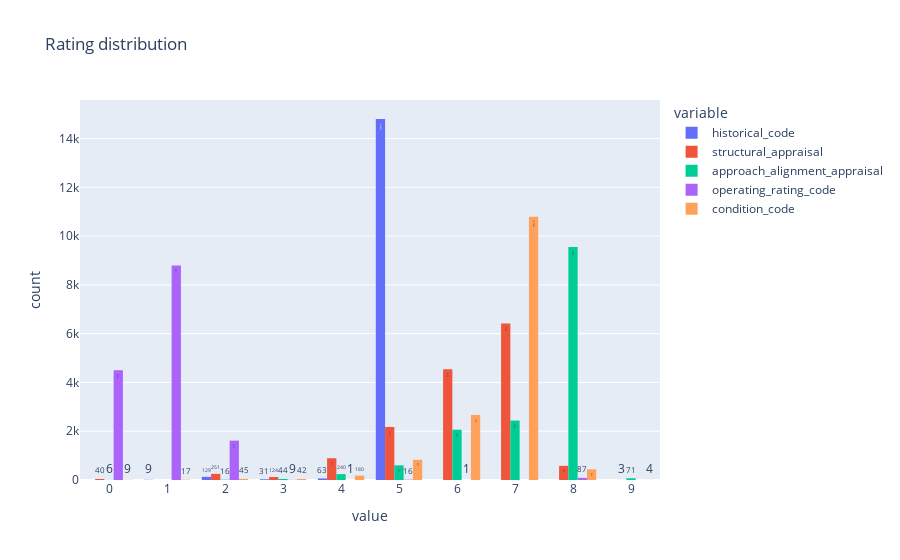

Notebook cell for this chart:
### Code cell
fig = px.histogram(bridges, x=rating_feature_columns, title= 'Rating distribution', barmode='group',nbins=10,text_auto=True)

# update layout for xaxis tickmode as linear
fig.update_layout(
   xaxis = dict(
      tickmode = 'linear',
      tick0 = 0,
      dtick = 1
   )
)

fig.show()

### Figure 1 — Plotly figure (JSON) as saved in the notebook; plotly's stock layout.template omitted (floating-point values rounded to 4 significant figures; data arrays with more than 128 entries replaced by an {"elided": "..."} marker saying what was removed)
{"data": [{"alignmentgroup": "True", "bingroup": "x", "hovertemplate": "variable=historical_code<br>value=%{x}<br>count=%{y}<extra></extra>", "legendgroup": "historical_code", "marker": {"color": "#636efa", "pattern": {"shape": ""}}, "name": "historical_code", "nbinsx": 10, "offsetgroup": "historical_code", "orientation": "v", "showlegend": true, "texttemplate": "%{value}", "type": "histogram", "x": {"elided": "15034 int values"}, "xaxis": "x", "yaxis": "y"}, {"alignmentgroup": "True", "bingroup": "x", "hovertemplate": "variable=structural_appraisal<br>value=%{x}<br>count=%{y}<extra></extra>", "legendgroup": "structural_appraisal", "marker": {"color": "#EF553B", "pattern": {"shape": ""}}, "name": "structural_appraisal", "nbinsx": 10, "offsetgroup": "structural_appraisal", "orientation": "v", "showlegend": true, "texttemplate": "%{value}", "type": "histogram", "x": {"elided": "15034 int values"}, "xaxis": "x", "yaxis": "y"}, {"alignmentgroup": "True", "bingroup": "x", "hovertemplate": "variable=approach_alignment_appraisal<br>value=%{x}<br>count=%{y}<extra></extra>", "legendgroup": "approach_alignment_appraisal", "marker": {"color": "#00cc96", "pattern": {"shape": ""}}, "name": "approach_alignment_appraisal", "nbinsx": 10, "offsetgroup": "approach_alignment_appraisal", "orientation": "v", "showlegend": true, "texttemplate": "%{value}", "type": "histogram", "x": {"elided": "15034 int values"}, "xaxis": "x", "yaxis": "y"}, {"alignmentgroup": "True", "bingroup": "x", "hovertemplate": "variable=operating_rating_code<br>value=%{x}<br>count=%{y}<extra></extra>", "legendgroup": "operating_rating_code", "marker": {"color": "#ab63fa", "pattern": {"shape": ""}}, "name": "operating_rating_code", "nbinsx": 10, "offsetgroup": "operating_rating_code", "orientation": "v", "showlegend": true, "texttemplate": "%{value}", "type": "histogram", "x": {"elided": "15034 int values"}, "xaxis": "x", "yaxis": "y"}, {"alignmentgroup": "True", "bingroup": "x", "hovertemplate": "variable=condition_code<br>value=%{x}<br>count=%{y}<extra></extra>", "legendgroup": "condition_code", "marker": {"color": "#FFA15A", "pattern": {"shape": ""}}, "name": "condition_code", "nbinsx": 10, "offsetgroup": "condition_code", "orientation": "v", "showlegend": true, "texttemplate": "%{value}", "type": "histogram", "x": {"elided": "15034 int values"}, "xaxis": "x", "yaxis": "y"}], "layout": {"autosize": true, "barmode": "group", "dragmode": "pan", "legend": {"title": {"text": "variable"}, "tracegroupgap": 0}, "title": {"text": "Rating distribution"}, "xaxis": {"anchor": "y", "autorange": true, "domain": [0, 1], "dtick": 1, "range": [-0.5, 9.5], "showspikes": false, "tick0": 0, "tickmode": "linear", "title": {"text": "value"}, "type": "linear"}, "yaxis": {"anchor": "x", "autorange": true, "domain": [0, 1], "range": [0, 15580.0], "showspikes": false, "title": {"text": "count"}}}}
